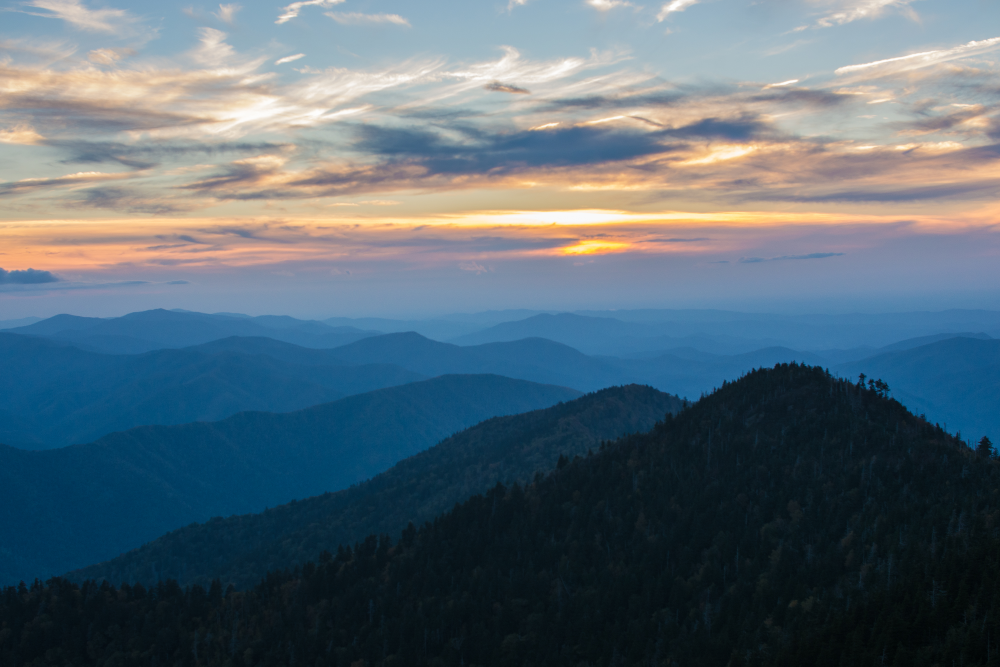
#> input picture 17-Multithreading/photos/photo-1516117172878-fd2c41f4a759.jpg, 3000 x 2000 px, found by its file name (shown at 1/3 size)
$ python multithreading.py
#> lines starting #> are read from the running program, lines starting #| are printed output that depends on the picture
"""
Multiprocessing:
We want to use multiprocessing whenever it's going to significantly speed up our program. This speed up comes from different tasks running in parallel.

CPU Bound tasks:
Tasks that are crunching a lot of numbers and using the CPU a lot. These types of tasks are the ones that you would want to use multiprocessing with. However, these
processes are not going to be sped up, and sometimes even slowed down, by threading.

I/O Bound tasks:
Tasks that are waiting for input and ouput operations to complete and not really using the CPU al that much. (Some examples are file system operations and network
operations, such as downloading stuff online) These tasks are the ones that you would want to use threading with. You can also speed IO bound tasks up by using
multiprocessing as well.
"""

# [392 lines left out: functions func1, func2, func3, func4, func5, func6 and 4 more, not called in this run]


"""
Now, even if we don't grab our results within the context manager (the 'with concurrent.futures.ProcessPoolExecutor() as executor'), it's still going to automatically
join all of the processes and let them finish after the context manager ends.


1. print(f"Finished in {round(finish - start, 2)} second(s)")
You can see that the processes didn't move on after assigning the processes and execute (and print) the 'finish' variable before the processes were finished.
The context manager still waited for the results to be returned from the processes even without grabbing the results and printing it out. In other words, the
context managers are still going to continue and automatically 'join' the processes.
"""
# import concurrent.futures
# import time
#
# start = time.perf_counter()
#
#
# def do_something(secs):

#     print(f"Sleeping {secs} second...")
#     time.sleep(secs)
#     return f"Done Sleeping {secs}"
#
# if __name__ == '__main__':
#     with concurrent.futures.ProcessPoolExecutor() as executor:
#         seconds = [5, 4, 3, 2, 1]
#         results = executor.map(do_something, seconds)
#
# # We are going to remove the code that prints out the results
# #         for result in results:
# #             print(result)
#
#     finish = time.perf_counter()
#     print(f"Finished in {round(finish - start, 2)} second(s)") # footnote 1


"""
Real world examples of multiprocess code
"""


"""
A photo editing code without using multiprocessing (each photo is downloaded one by one/synchronously)
"""
# import time
# from PIL import Image, ImageFilter  # PIL is the pillow library and it's an image library for Python that makes images processing easy
# img_names = [ # The photos that were downloaded from the 'threading' Python code
#     'photo-1516117172878-fd2c41f4a759.jpg',
#     'photo-1532009324734-20a7a5813719.jpg',
#     'photo-1524429656589-6633a470097c.jpg',
#     'photo-1530224264768-7ff8c1789d79.jpg',
#     'photo-1564135624576-c5c88640f235.jpg',
#     'photo-1541698444083-023c97d3f4b6.jpg',
#     'photo-1524758631624-e2822e304c36.jpg',
#     'photo-1513938709626-033611b8cc03.jpg',
#     'photo-1507143550189-fed454f93097.jpg',
#     'photo-1493976040374-85c8e12f0c0e.jpg',
#     'photo-1504198453319-5ce911bafcde.jpg',
#     'photo-1530122037265-a5f1f91d3b99.jpg',
#     'photo-1628338128143-1b9e187b1441.jpg',
#     'photo-1550439062-609e1531270e.jpg',
#     'photo-1593642634367-d91a135587b5.jpg'
# ]
#
# t1 = time.perf_counter()
#
# size = (1200, 1200)
#
# for img_name in img_names:
#     img = Image.open(img_name)
#
#     img = img.filter(ImageFilter.GaussianBlur(15)) # This might be more of an IO Bound thing rather than a CPU Bound task but the example still works as it is...
#
#     img.thumbnail(size)
#     img.save(f'processed/{img_name}') # we are saving the photo into folder named 'processed' but you need to create it first
#     print(f'{img_name} was processed...')
#
# t2 = time.perf_counter()
#
# print(f'Finished in {t2-t1} seconds')


"""
Multiple processes example
(This example is a good candidate for the 'ProcessPoolExecutor' 'map' method)

In order to make the code above a multiprocess code, we would have to create a function that will process a single image (and then we can have our 'map' function).


1. executor.map(process_image, img_names)
We are going to take in the name of the function and every element in a list of things that we want to execute "executor.map(<function name>, <iterable_name>)"


If we check the task manager/activity monitor, we are able to see that there are multiple Python processes running (a Python process for each core/process created).
When the Python program finishes, then we are able to see that the Python processes disappear as they are no longer in use (and therefore removed)
"""
import concurrent.futures
import time
from PIL import Image, ImageFilter  # PIL is the pillow library and it's an image library for Python that makes images processing easy
img_names = [ # The photos that were downloaded from the 'threading' Python code
    'photo-1516117172878-fd2c41f4a759.jpg',
    'photo-1532009324734-20a7a5813719.jpg',
    'photo-1524429656589-6633a470097c.jpg',
    'photo-1530224264768-7ff8c1789d79.jpg',
    'photo-1564135624576-c5c88640f235.jpg',
    'photo-1541698444083-023c97d3f4b6.jpg',
    'photo-1524758631624-e2822e304c36.jpg',
    'photo-1513938709626-033611b8cc03.jpg',
    'photo-1507143550189-fed454f93097.jpg',
    'photo-1493976040374-85c8e12f0c0e.jpg',
    'photo-1504198453319-5ce911bafcde.jpg',
    'photo-1530122037265-a5f1f91d3b99.jpg',
    'photo-1628338128143-1b9e187b1441.jpg',
    'photo-1550439062-609e1531270e.jpg',
    'photo-1593642634367-d91a135587b5.jpg'
]

t1 = time.perf_counter()
size = (1200, 1200)

def process_image(img_name):  # This is going to take in the image name (represented by the variable 'img_name' as the argument)
#> called with img_name = 'photo-1516117172878-fd2c41f4a759.jpg'
    img = Image.open(img_name)
#> img is the input picture: PIL image 3000x2000 RGB; mean R, G, B 88, 105.2, 116.5

    img = img.filter(ImageFilter.GaussianBlur(15))  # This might be more of an IO Bound thing rather than a CPU Bound task but the example still works as it is...

    img.thumbnail(size)
#> img: PIL image 1200x800 RGB
    img.save(f'processed/{img_name}')  # we are saving the photo into folder named 'processed' but you need to create it first
    print(f'{img_name} was processed...')


if __name__ == '__main__':
    with concurrent.futures.ProcessPoolExecutor() as executor:
        executor.map(process_image, img_names) # footnote 1
#> call 2 of process_image, with img_name = 'photo-1532009324734-20a7a5813719.jpg'
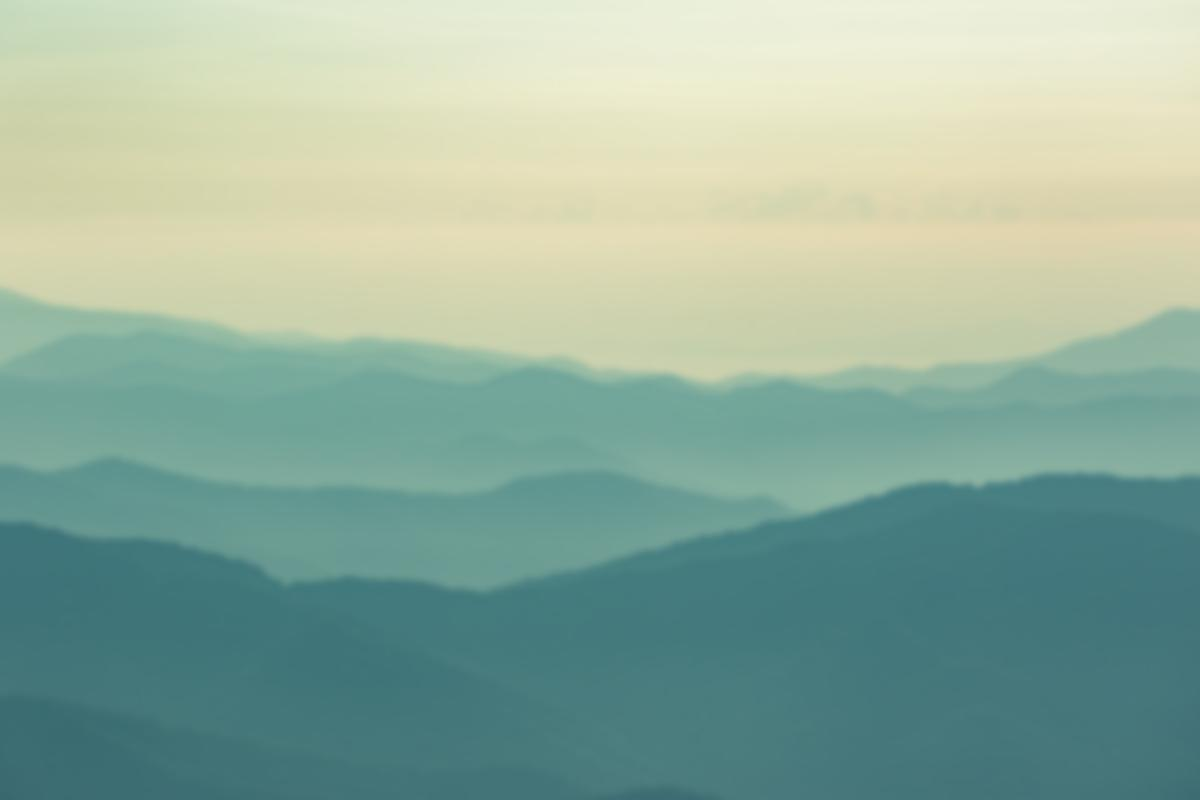
#> input picture 18-Multiprocessing/photos/processed_images/photo-1532009324734-20a7a5813719.jpg, 1200 x 800 px, found by its file name
#> in process_image, img is the input picture: PIL image 1200x800 RGB; mean R, G, B 145.4, 174, 157.6
#> call 3 of process_image, with img_name = 'photo-1524429656589-6633a470097c.jpg'
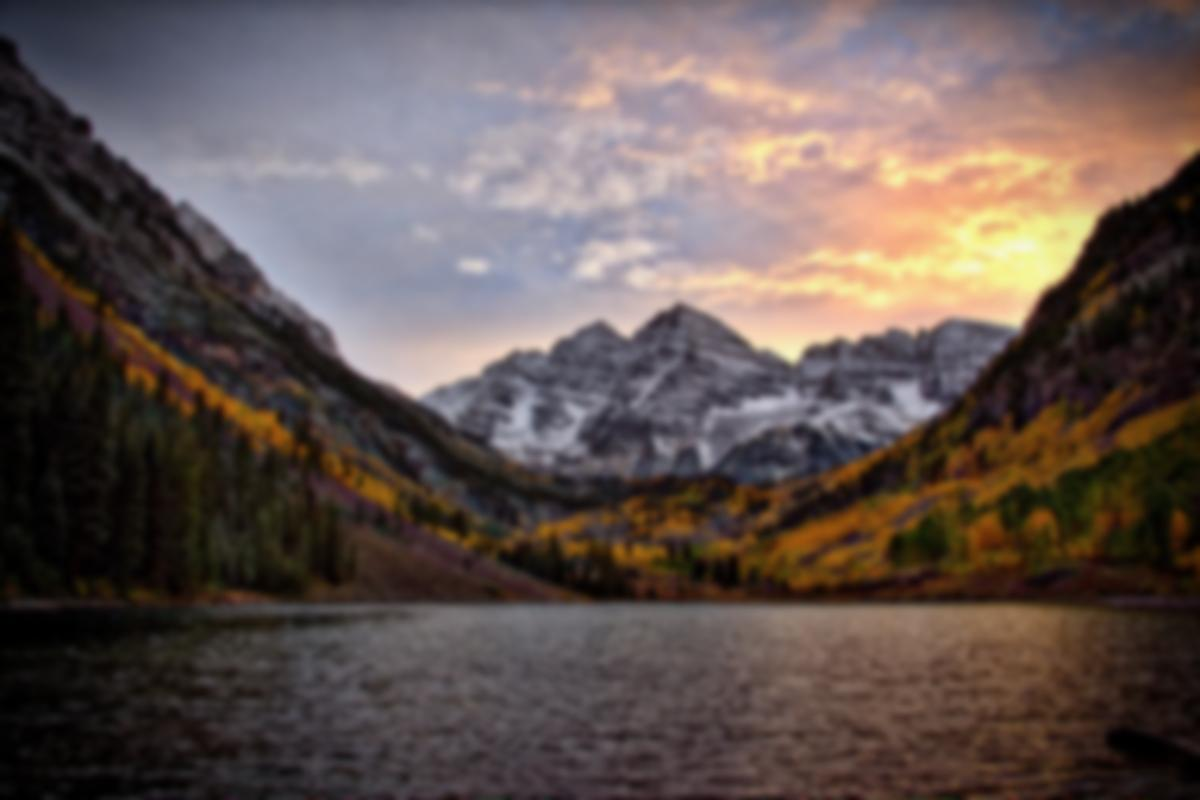
#> input picture 18-Multiprocessing/photos/processed_images/photo-1524429656589-6633a470097c.jpg, 1200 x 800 px, found by its file name
#> in process_image, img is the input picture: PIL image 1200x800 RGB; mean R, G, B 98, 84.5, 80.4
#> call 4 of process_image, with img_name = 'photo-1530224264768-7ff8c1789d79.jpg'
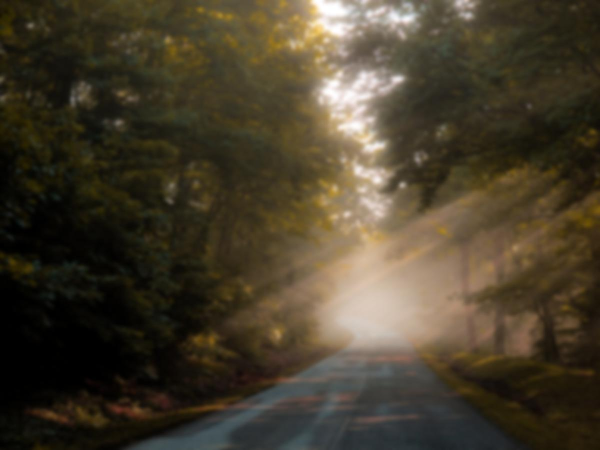
#> input picture 18-Multiprocessing/photos/processed_images/photo-1530224264768-7ff8c1789d79.jpg, 1200 x 900 px, found by its file name (shown at 1/2 size)
#> in process_image, img is the input picture: PIL image 1200x900 RGB; mean R, G, B 70.5, 61.6, 44
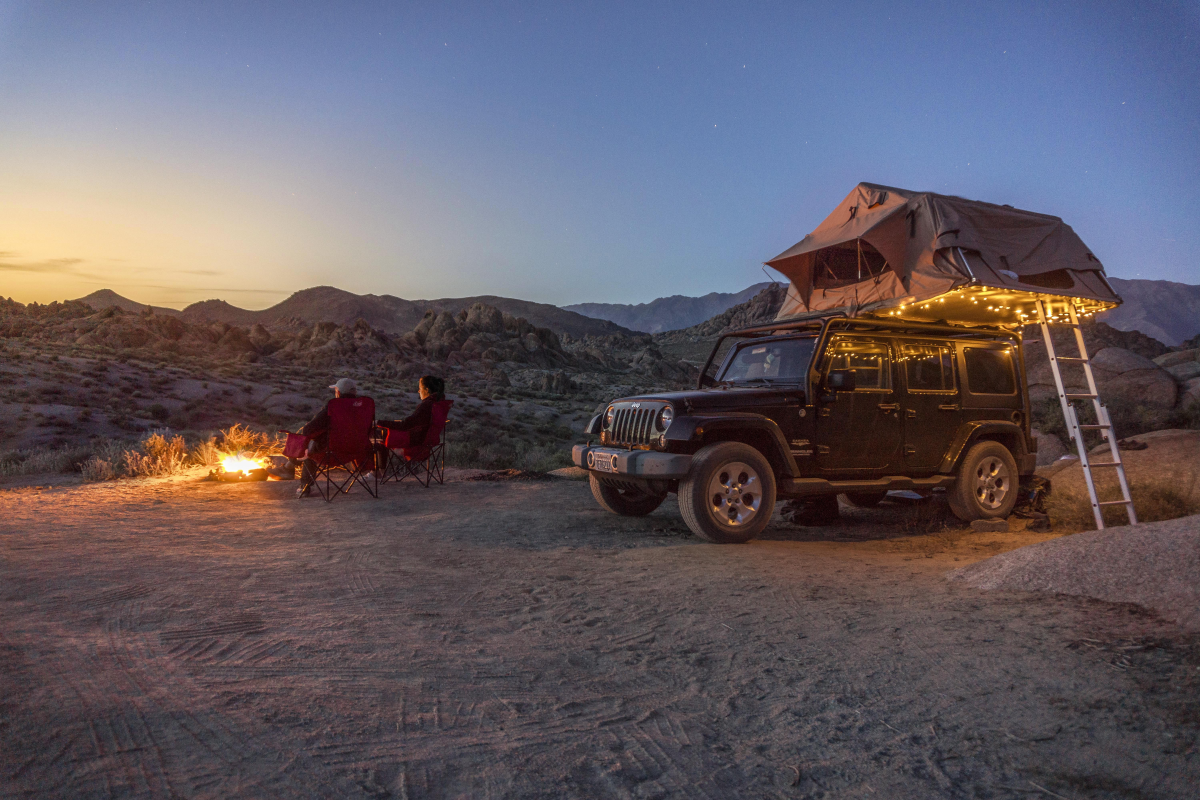
#> input picture 17-Multithreading/photos/photo-1564135624576-c5c88640f235.jpg, 6000 x 4000 px, found by its file name (shown at 1/5 size)
#> in process_image, img is the input picture: PIL image 6000x4000 RGB; mean R, G, B 98.3, 91, 99.7
#> in process_image (call 5), `img.thumbnail(size)`:
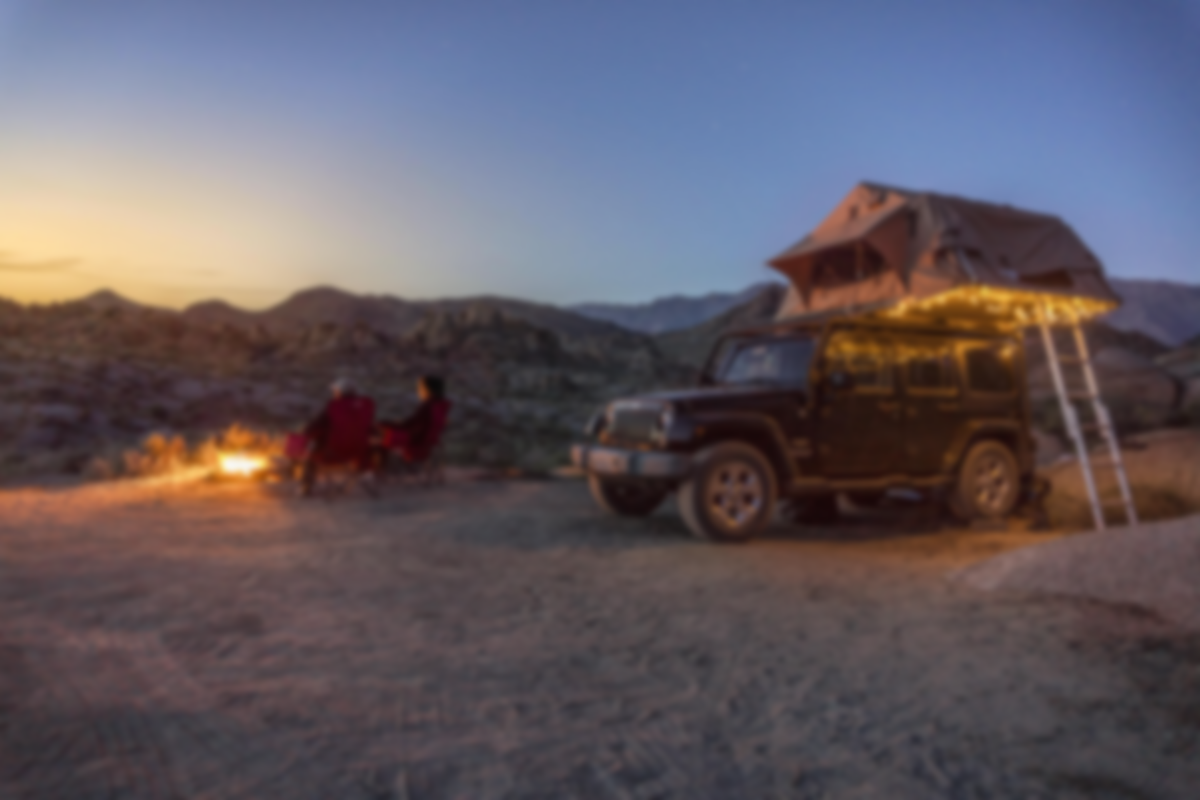
#> img: PIL image 1200x800 RGB; mean R, G, B 98.4, 91.1, 99.7
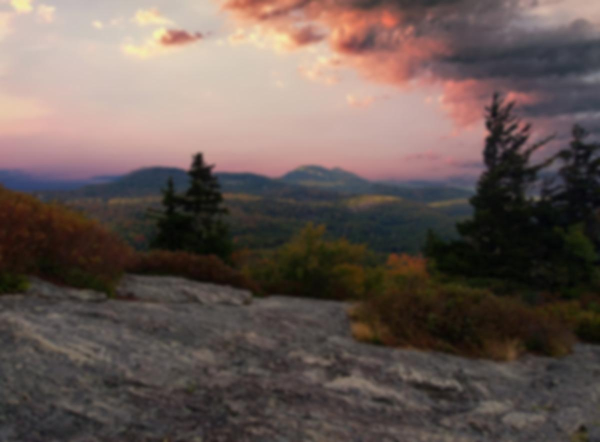
#> input picture 18-Multiprocessing/photos/processed_images/photo-1541698444083-023c97d3f4b6.jpg, 1200 x 884 px, found by its file name (shown at 1/2 size)
#> in process_image, img is the input picture: PIL image 1200x884 RGB; mean R, G, B 103, 88.8, 83.6
#> in process_image (call 6), `img = img.filter(ImageFilter.GaussianBlur(15))`:
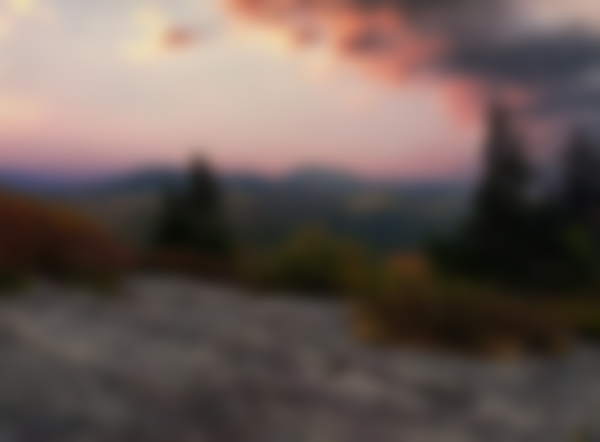
#> img: PIL image 1200x884 RGB (shown at 1/2 size); mean R, G, B 103, 88.8, 83.6

    t2 = time.perf_counter()
    print(f'Finished in {t2-t1} seconds')


"""
The simple thing about threads and multiprocesses using the concurrent.futures library is that it is easily to switch between the two (all you have to do is to change
'ProcessPoolExecutor()' to 'ThreadPoolExecutor()' and vice versa.
"""
